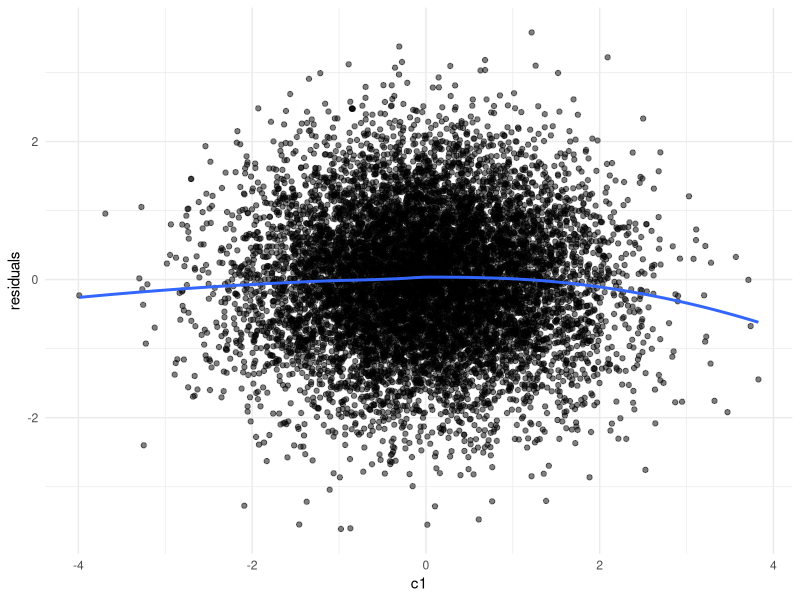

The R source for this figure: (Note: this script raises an error after producing the figure.)
# Here we create a script to create a data simulation for panel data. 
# We simulate X and Y, having autoregressive effects and a lag-1 crossed effect. 
# X and Y are both affected by a number of confounding variables C, which have stable effects
# over time as they represent time-invariant confounding variables, such as IQ. 
# The data simulation model will have the following properties:
#
# 1. Each variable will have an innovation (or unexplained variance) such that the total variance of each variable is 1.
# 2. Each variable will have a mean of 0. 
# 3. The autoregressive effects will be set to 0.25 for both X and Y.
# 4. The crossed lag-1 effect of X on Y will be set to 0.1.
# 5. The confounding variables will have effects of 0.2 on X and 0.15 Y.
# 6. The innovations will have residual correlations of 0.3 at each time-point, but not across time-points.
#
# Let's rephrase what we are doing here. We have got some knowns, because we specify them. They include the
# effects matrix A, the effects matrix B and the variance matrix psi. We also know that the diagonal of S 
# is supposed to be 1. This leaves us with 2 unknowns. We do not know the variance of the innovations, and we
# do not know the covariance between X and Y. Hence all code is actually just a way of solving for these unknowns
# that we need to simulate data. 

# reproducibility
set.seed(427) 

# load required libraries
library(mvtnorm)
library(psych)                                             # for descriptives
library(lavaan)                                            # for fitting CLPM
library(tidyverse)

### CLPM parameters ###
N <- 100000                                                # number of people
T <- 5                                                     # number of time points

ax <- 0.25                                                 # effect of X_(t-1) on X_t
ay <- 0.25                                                 # effect of Y_(t-1) on Y_t
bx <- 0.10                                                 # effect of Y_(t-1) on X_t
by <- 0.10                                                 # effect of X_(t-1) on Y_t
rho <- 0.30                                                # residual correlation of innovations
                                                          
# create the path matrix A from these effects
A <- matrix(c(ax, by, 
              bx, ay), 
            nrow = 2, byrow = TRUE)

### confounder parameters ###
k_lin <- 3                                                 # number of "linear" confounders (baseline C1..C3)

# baseline linear effects of confounders on X_t and Y_t
gamma_x_lin <- c(0.30, 0.20, 0.10)                         # effect of confounders on X_t
gamma_y_lin <- c(0.30, 0.20, 0.10)                         # effect of confounders on Y_t

# next we want to add a form of non-linearity. Namely a cutoff, beyond which confounders C
# have strongly reduced or no *additional* effect on the variables X and Y.
# First we need to specify the cutoff:
thr <- 1                                                   # cutoff threshold for confounders (in SD units)

# if we want (approximately) no slope beyond the threshold, we can subtract the entire linear effect:
# gamma_x_cut is the effect of the "excess above the threshold" on X.
# Note we could here have specified a percentage of the effect size instead of the entire effect size,
# if we just wanted to change from one linear effect to a smaller linear effect.
gamma_x_cut <- -gamma_x_lin                                # plateau for X above threshold
gamma_y_cut <- -gamma_y_lin                                # plateau for Y above threshold

# (set gamma_y_cut <- rep(0, k_lin) if you want only X to plateau and Y to stay linear)

# now the actual total number of confounders is k_lin * 2, since we have the linear and the cutoff effects.
# the number of "true exogenous" linear confounders is still k_lin, so we store this separately
k <- k_lin * 2                                             # total number of confounder variables (C and cutoff versions)

# we can now start simulating our exogenous linear confounders
# we use the function rmvnorm to generate multivariate normal data
Psi_base <- diag(rep(1, k_lin))                            # variance-covariance matrix of base confounders (I in this case)
U_lin <- rmvnorm(N, 
                 mean  = rep(0, k_lin),                    # mean of confounders = 0, since we want standardised effect sizes
                 sigma = Psi_base)                         # C1..C3 ~ N(0,1), independent

# and we can now create the cutoff confounders, where we apply the cutoff
# by subtracting the threshold, and setting negative values to 0.
# Basically, this variable is positive with the amount that the confounder exceeds the threshold.
U_cut <- pmax(U_lin - thr, 0)                              # H_j = max(C_j - thr, 0)

# now we can combine the linear and cutoff confounders into one matrix U
# columns: first the k_lin linear confounders, then k_lin cutoff confounders
U <- cbind(U_lin, U_cut)                                   # N x k, where k = 2 * k_lin

# and empirically save their varcov matrix
Psi <- cov(U)                                              # full covariance of (C, cutoff) confounders

# now we update the effect vectors to include the effect sizes for the cutoff effects.
# order of entries in gamma_x / gamma_y corresponds to the column order in U:
# (C1, C2, C3, H1, H2, H3)
gamma_x <- c(gamma_x_lin, gamma_x_cut)
gamma_y <- c(gamma_y_lin, gamma_y_cut)

# we can now build matrix B, which is 2 x k
B <- rbind(gamma_x, gamma_y)

### varcov matrixes ###
# we want the variance of each variable to be 1
S_target <- diag(2)                                        # since we have two variables, X and Y, we create a 2x2 identity matrix. This assumes NO covariance between X and Y
                                                           # further than the effects that were specified before

# the confounders are the only exogenous variables
# and as such, we can calculate the variance that they contribute to each variable (or occasion of the variable) directly
# which is simply the variance of the confounders*effect size 
# Psi contains their varcov matrix, and B contains the effect sizes. 
# we use var(Ax) = A*var(x)*A' -> B*Psi*B'. Note that Psi != I here, since the cutoff creates 
# covariance between the confounders (e.g. between C and H = max(C - thr, 0)).
S_U  <- B %*% Psi %*% t(B)

# now we want to specify a correlation rho between the innovations of X and Y.
# which means the part that is not explained by the confounders or lagged relationships
# still correlate with each other. Our job is to find out: given we specify a value rho,
# denoting the correlation between the innovations of X and Y, what must the covariance between X and Y be,
# while accounting for the covariance that is already induced by the confounders and the lagged relationships.
# In one question: Given S_U, A and our desired rho, what must the covariance between X and Y be in order for
# the system to be stationary? 

find_c <- function(A, S_U, rho) {

  # function of c: difference between actual innovation correlation and target rho
  # we need to calculate how much covariance is induced by c and the lagged relationships
  f <- function(c) {

    # target stationary covariance of (X_t, Y_t)
    # the variances are 1 since we specified them to be
    # and the covariance is c, which we are searching for
    S_target_c <- matrix(c(1, c,
                           c, 1),
                         nrow = 2, byrow = TRUE)
    
    # dynamic part variance
    # first we get rid of the confounder-induced variance
    S_dyn_c <- S_target_c - S_U
    
    # now we can compute the innovation covariance matrix
    # based on the stationarity constraints
    Sigma_e_c <- S_dyn_c - t(A) %*% S_dyn_c %*% A
    
    # compute correlation of innovations
    # the variance of innovations of X is v1
    v1 <- Sigma_e_c[1, 1]
    # the variance of innovations of Y is v2
    v2 <- Sigma_e_c[2, 2]
    # their covariance is cov12
    cov12 <- Sigma_e_c[1, 2]
    # their correlation is then:
    corr_e <- cov12 / sqrt(v1 * v2)
    
    # this is then the difference between the desired correlation and the actual correlation
    corr_e - rho
  }

  # now this function f(c) should be zero when we have found the correct c
  # as such we can look for the value of c that makes f(c) = 0.
  # Note that if the matrix A would be symmetric, then v1=v2, and we have
  # a closed form solution for v. With two unknowns, we lack an equation and
  # need to solve numerically. 
  uniroot(f, interval = c(-0.99, 0.99))$root
}

# use the function to find the required covariance between X and Y
c_stat <- find_c(A, S_U, rho)

# overwrite S_target to include the stationary covariance between X and Y
S_target <- matrix(c(1, c_stat,
                     c_stat, 1),
                   nrow = 2, byrow = TRUE)

# variance by the dynamic process:
# now we know that any variance that does not come directly from the confounder, must come from the dynamic process (feed forward + innovations)
# since we also know that we want the variance of our variables to be 1, we can calculate the variance that we can still 'spend'
# on the dynamic part by simple subtraction:
S_dyn <- S_target - S_U

# now we can check if our matrix is positive semidefinite (i.e. that all eigenvalues are positive)
# i.e. we do not want to set our requirement so that we must generate data with negative variances. 
# we check that here.
# first we make it robust to small numerical errors created by floating point storage (S_dyn + t(S_dyn))/2
# and then extract the eigenvalues
eS <- eigen((S_dyn + t(S_dyn))/2)$values
# check if any are very close to, or smaller than 0. 
eS[eS<1e-10]

# now we need to compute the innovation covariance matrix.
# we compute how much innovation variance we must add, such that the dynamic process is stationary. 
# which means that the variance of X_t and Y_t do not change over time.
# read it like: how much innovation variance must we add such that the variance of each variable equals S_dyn. 
# and remember that if the variance of the dynamic process equals S_dyn, then all our variables have variances equal to S_target.
# 1. X_t = A X_(t-1) + e_t
# 2. for all variables: D_t = A D_t-1 + e_t
# 3. S_dyn = var(D_t) = A S_dyn A' + S_e (Since var(X_t) = A^2 * var(X_t-1) + var(e_t))
# 4. solve for S_e: S_e = S_dyn - A S_dyn A'
# note that this only works because the system is stationary! we can exclude the variance D_t receives directly from the confounders
# since it is the same at every step, and the variance of the dynamic process is the same at every step. If this would not be the case
# we would need to use formulas to compute how much innovation should be added to each measurement occasion separately.
Sigma_e <- S_dyn - t(A) %*% S_dyn %*% A

# and again we fix potential rounding error
Sigma_e <- (Sigma_e + t(Sigma_e))/2

# For t = 1, there is no carryover from a previous wave. The observed var-cov should be:
# Var([X1,Y1]) = S_U + Sigma_e1. To keep the same S_target at t=1, set:
Sigma_e1 <- S_dyn                             # because S_target = S_U + S_dyn
Sigma_e1 <- (Sigma_e1 + t(Sigma_e1))/2

# now we can simulate the dynamic process data for X and Y
# we add here the entire variance to each variable, so that is feed forward + innovations
# these are only X1 and Y1, so they only have the direct confounder effects

#  for t = 1: no lag yet, so Ddyn = e1 with Sigma_e1 ----
Ddyn <- rmvnorm(N,                            
  mean  = c(0,0),                              # mean of the variables X and Y = 0, since we want standardised effect sizes
  sigma = Sigma_e1)                            # dynamic part covariance for the first wave

# initialise df with N rows and 2*T + k columns. 2*T for X and Y, k for confounders
df <- matrix(NA, nrow = N, ncol = 2*T + k)
colnames(df) <- c(paste0("x", 1:T),
                  paste0("y", 1:T),
                  paste0("c", 1:k))

# save the confounders (C1..Ck_lin followed by cutoff vars H1..Hk_lin)
df[, (2*T + 1):(2*T + k)] <- U

# we now add to the first wave X and Y the direct confounder effects
# where we have our confounders (U) and the effect sizes (B)
obs1 <- Ddyn + U %*% t(B)

# we can store the first wave in our dataframe now
df[, 1]    <- obs1[, 1] 
df[, 1+T ] <- obs1[, 2]

# a next wave can be simulated as:
# Ddyn <- Ddyn %*% t(A) + rmvnorm(N, sigma=Sigma_e)
# where we get the previous wave observations, times their effect sizes + the innovations such that var=1. 
# and afterwards we can again add the direct confounder effects
# obs <- Ddyn + U %*% t(B)
# write a loop to do this up to T occasions:
for(i in 2:T){ 

  # simulate the dynamic part
  Ddyn <- Ddyn %*% t(A) + rmvnorm(N, sigma = Sigma_e) 

  # add the direct confounder effects
  obs <- Ddyn + U %*% t(B) 

  # move the data to the dataframe
  df[, i]    <- obs[, 1] 
  df[, i+T ] <- obs[, 2] 
}

# check that the variance of each variable are 1 (approximately)
round(apply(df, 2, var), 3)

# check the varcov matrix
sigma <- cov(df)
round(sigma, 3)

# check descriptives
describe(df)

# create a sample dataframe for plotting residuals 
df_sample <- df[sample(1:nrow(df), 10000), ]

# fit a linear regression between X at t=1 and Y at t=2
lm_fit <- lm(x1 ~ c1, data = as.data.frame(df_sample))

# save the residuals
residuals <- lm_fit$residuals

# plot the residuals versus X1
ggplot(df_sample, aes(x = c1, y = residuals)) +
  geom_point(alpha = 0.5) +
  geom_smooth(method = "loess", se = FALSE) +
  theme_minimal()

# cache the data to the data folder
write.csv(df, file = "Thesis/Code/Data/Data_Sim_plateau_Pop.csv", row.names = FALSE)
